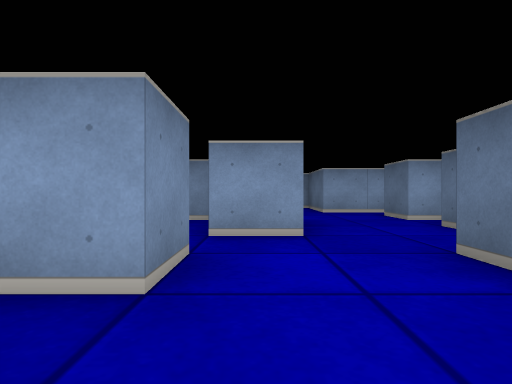
View 1 (above)

19 first-person views from a walk through a cub3D level. The camera is about half as high as the walls, looks level and sees 75° across. The floor is counted in squares. Each view is taken from the middle of a square. On the plan, view 1 faces up. The plan holds only what a view shows up to about 9 squares ahead; the rest is blank. The place goes on beyond the plan.

View 2
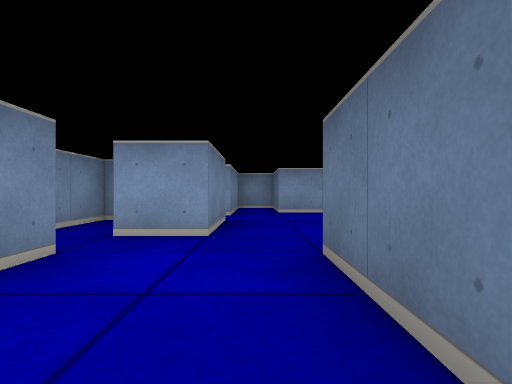

View 3
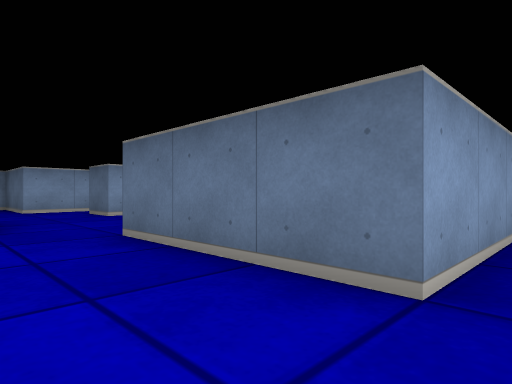

View 4
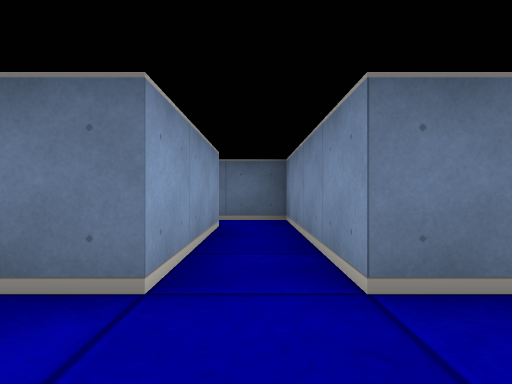

View 5
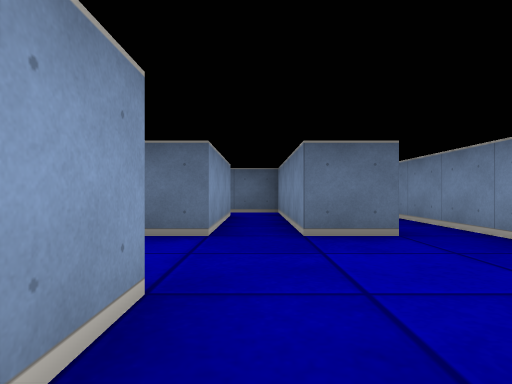

View 6
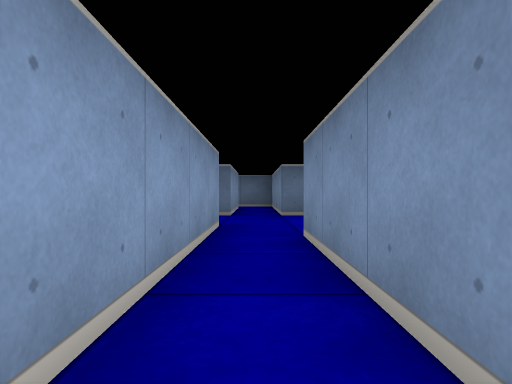

View 7
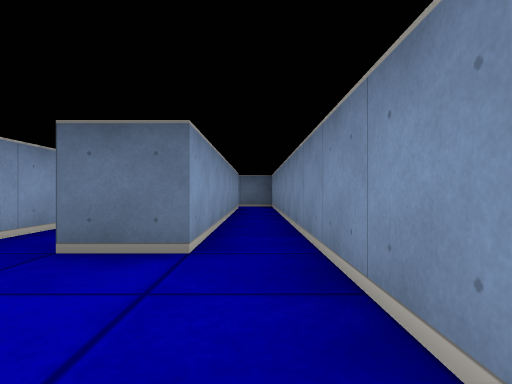

View 8
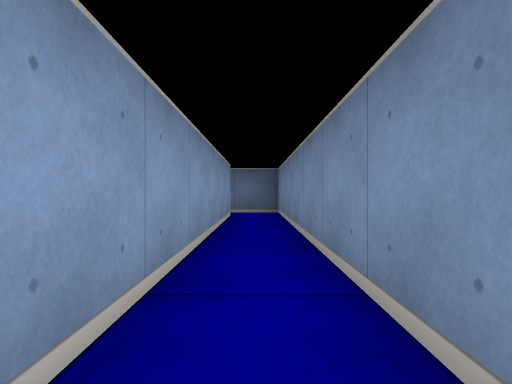

View 9
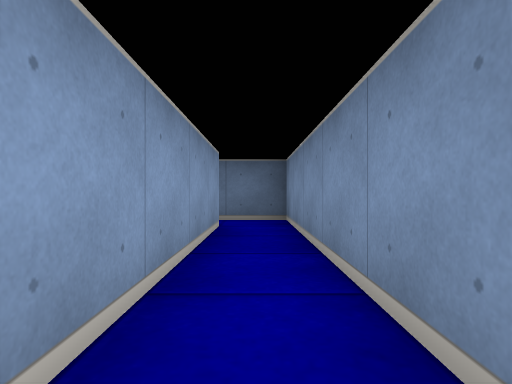

View 10
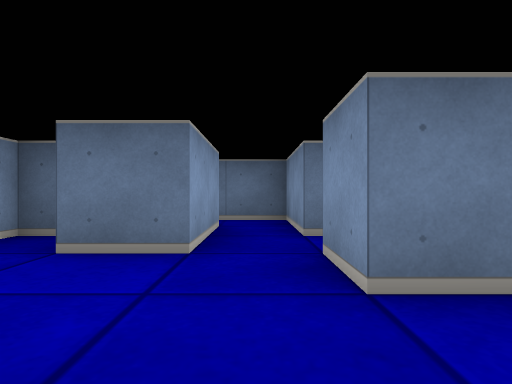

View 11
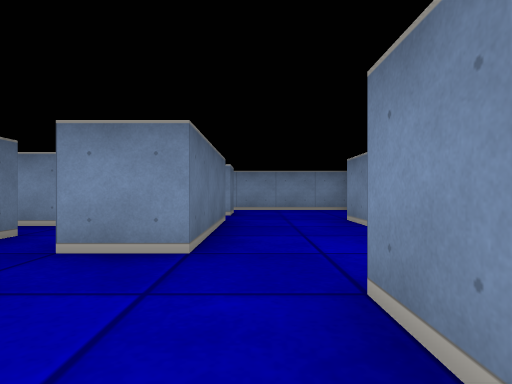

View 12
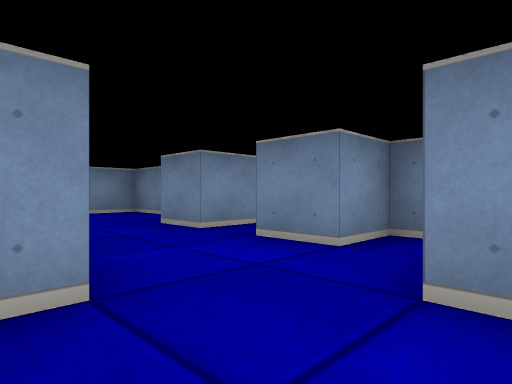

View 13
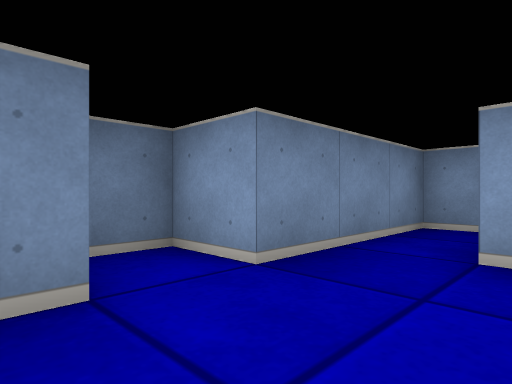

View 14
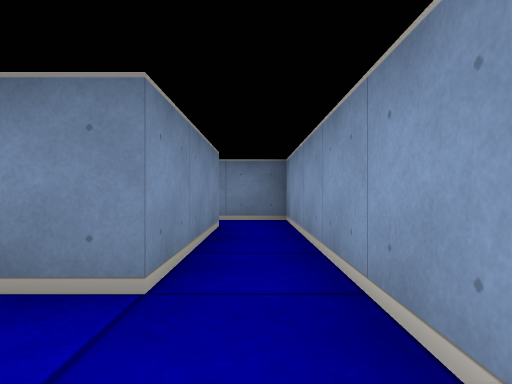

View 15
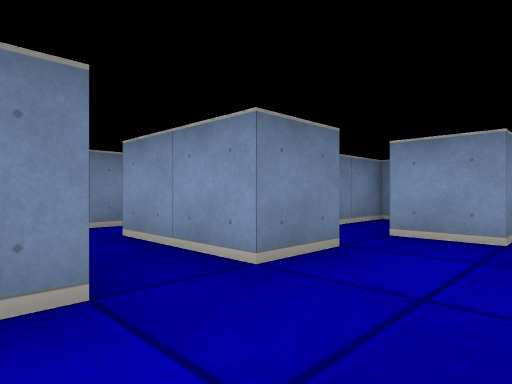

View 16
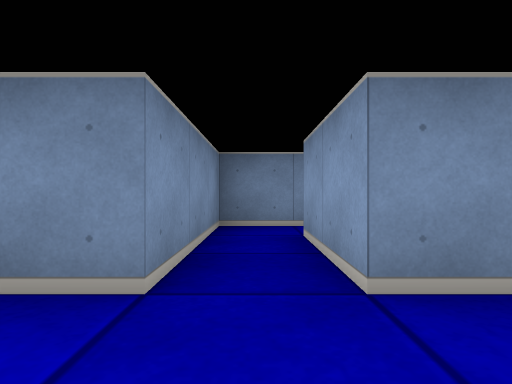

View 17
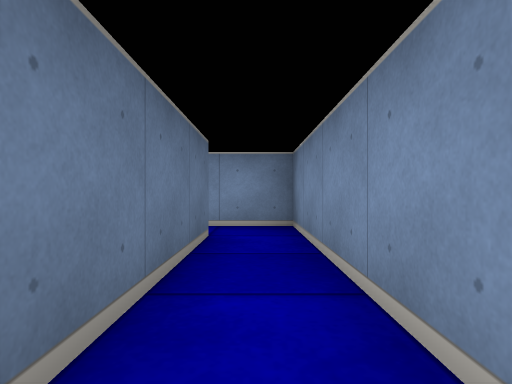

View 18
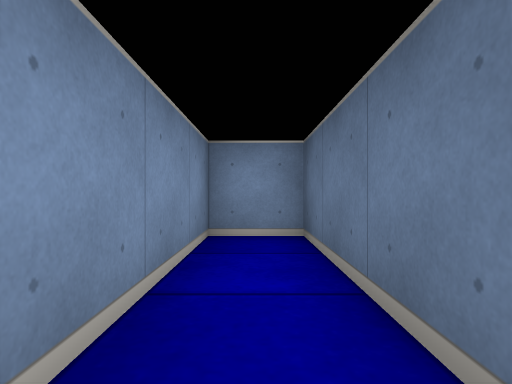

View 19
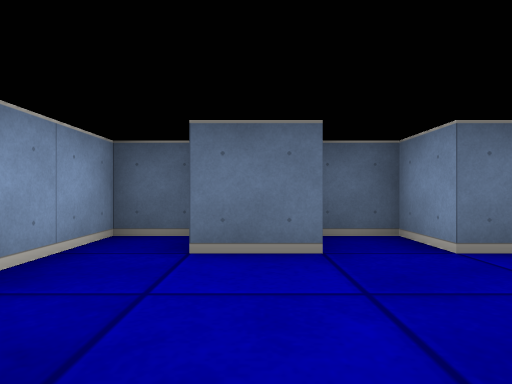

### Floor plan
Points are (right, up) in squares from view 1. A wall is a line through its corners. A room is listed if a view was taken in it or the views show most of it. See-through windows are left out.
Room 1 (views 1, 2, 15, 16)
walls: (-0.5, 0.5) (-0.5, -0.5); (1.5, -0.5) (1.5, 1.5)
ways out: opening at (0.5, 0) to room 2; opening at (0.5, 2) to room 3; opening at (-1.5, 1) to room 4
Room 2 (views 3, 4, 5, 6, 7, 8, 9, 14)
walls: (-0.5, -0.5) (-5.5, -0.5) (-5.5, -1.6); (4.5, -0.5) (1.5, -0.5); (-4.5, -1.5) (-1.5, -1.5) (-1.5, -3.5) (9.5, -3.5) (9.5, -2.4); (8.5, -2.5) (1.5, -2.5) (1.5, -1.5) (5.5, -1.5) (5.5, -0.4)
ways out: opening at (0.5, 0) to room 1
Room 3 (views 10, 11, 12, 13, 19)
walls: (0.5, 5.6) (0.5, 3.5) (-0.5, 3.5); (-0.8, 5.5) (-1.5, 5.5) (-1.5, 2.5) (-0.5, 2.5) (-0.5, 1.5); (3.5, 6.6) (3.5, 7.5) (1.5, 7.5) (1.5, 9.5) (0.5, 9.5) (0.5, 6.5) (-0.5, 6.5) (-0.5, 5.8); (1.5, 1.5) (1.5, 2.5) (2.5, 2.5); (4.5, 3.5) (2.5, 3.5) (2.5, 4.5) (3.5, 4.5) (3.5, 5.5) (2.5, 5.5) (2.5, 6.5); (3.5, 1.5) (3.5, 2.5) (4.5, 2.5)
ways out: opening at (0.5, 2) to room 1; opening at (3, 2) to room 5; opening at (4, 3)
Room 4 (views 17, 18)
walls: (-0.5, 1.5) (-2.5, 1.5) (-2.5, 5.5) (-3.5, 5.5) (-3.5, 0.5) (-0.5, 0.5)
ways out: opening at (-1.5, 1) to room 1
Room 5 (no view inside)
walls: (3.6, 0.5) (4.2, 0.5)
ways out: opening at (3, 2) to room 3; opening at (4, 1)

Where each view was taken, in squares from view 1:
view 1: 0 up, 0 right, facing up
view 2: 0 up, 1 right, facing up
view 3: 1 down, 0 right, facing up-right
view 4: 1 down, 0 right, facing right
view 5: 1 down, 2 left, facing right
view 6: 1 down, 5 left, facing right
view 7: 3 down, 1 left, facing right
view 8: 3 down, 2 right, facing right
view 9: 3 down, 4 right, facing right
view 10: 3 up, 0 right, facing right
view 11: 5 up, 1 right, facing down
view 12: 4 up, 2 right, facing down-left
view 13: 5 up, 2 right, facing up-left
view 14: 1 down, 0 right, facing left
view 15: 0 up, 1 right, facing up-left
view 16: 1 up, 1 right, facing left
view 17: 5 up, 3 left, facing down
view 18: 2 up, 3 left, facing up
view 19: 6 up, 0 right, facing right
